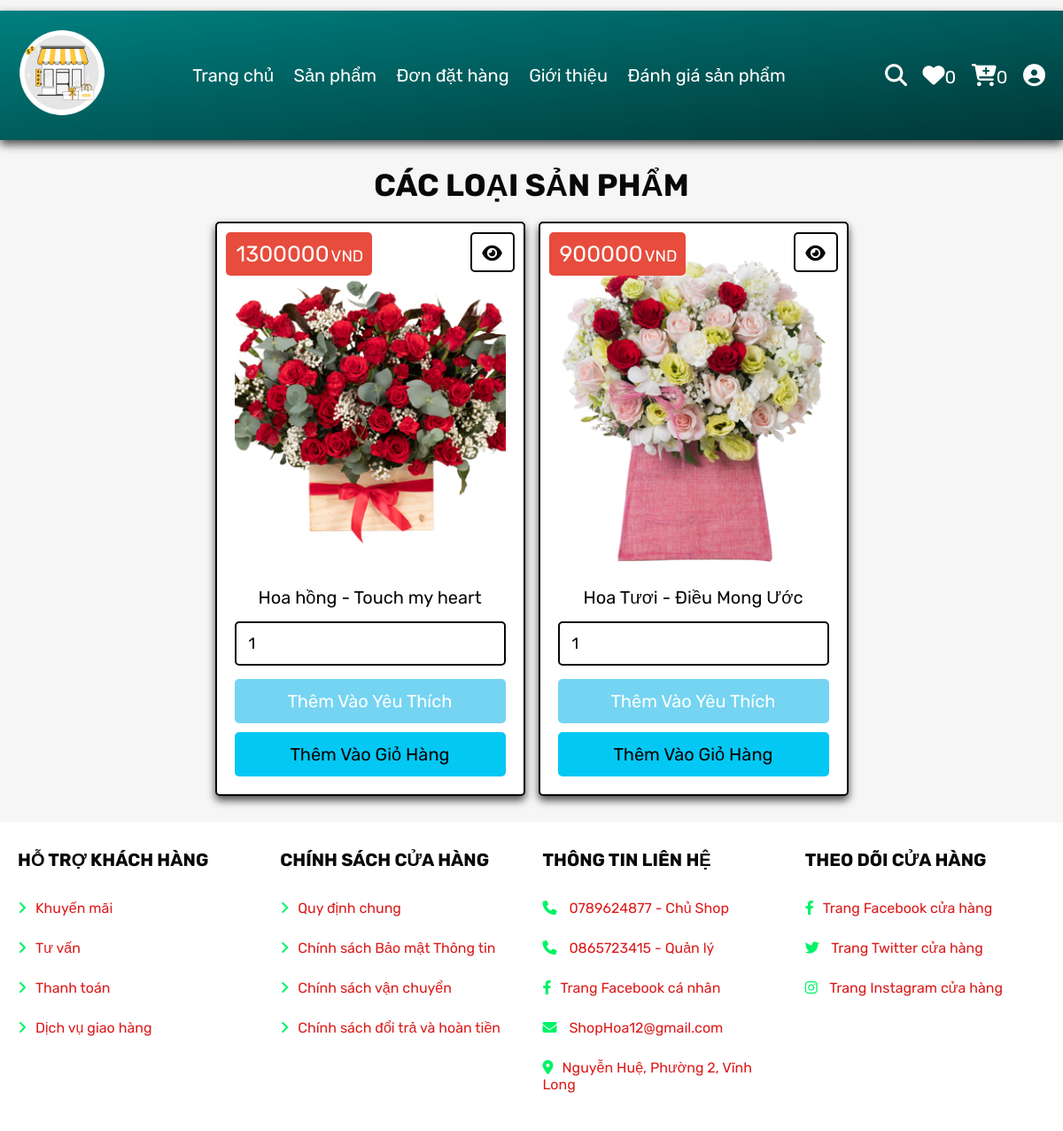
Page /category.php?category=Hoatuoi (signed in) on the committed database.
### tables this page shows
CREATE TABLE `products` (
  `id` int(100) NOT NULL,
  `name` varchar(100) NOT NULL,
  `category` varchar(20) NOT NULL,
  `details` varchar(500) NOT NULL,
  `price` int(255) NOT NULL,
  `quantity` int(11) NOT NULL,
  `image` varchar(100) NOT NULL
);

### category.php (the view, shortened to what this page needs)
<?php
@include 'config.php';
?>
<!DOCTYPE html>
<html lang="en">
<head>
   <link rel="stylesheet" href="https://cdnjs.cloudflare.com/ajax/libs/font-awesome/6.1.1/css/all.min.css">
   <link rel="stylesheet" href="css/style.css">
</head>
<body>
<?php include 'header.php'; ?>
<section class="products">
   <h1 class="title">các loại sản phẩm</h1>
   <div class="box-container">
   <?php
      $category_name = $_GET['category'];
      $select_products = $conn->prepare("SELECT * FROM `products` WHERE category = ?");
      $select_products->execute([$category_name]);
      if($select_products->rowCount() > 0){
         while($fetch_products = $select_products->fetch(PDO::FETCH_ASSOC)){
   ?>
   <form action="" class="box" method="POST">
      <div class="price"><span><?= $fetch_products['price']; ?></span>VND</div>
      <a href="view_page.php?pid=<?= $fetch_products['id']; ?>" class="fas fa-eye"></a>
      <img src="uploaded_img/<?= $fetch_products['image']; ?>" alt="">
      <div class="name"><?= $fetch_products['name']; ?></div>
      <input type="number" min="1" value="1" name="p_qty" class="qty">
      <input type="submit" value="Thêm vào yêu thích" class="option-btn" name="add_to_wishlist">
      <input type="submit" value="Thêm vào giỏ hàng" class="btn" name="add_to_cart">
   </form>
   <?php
         }
      }else{
         echo '<p class="empty">Sản phẩm không có sẵn</p>';
      }
   ?>
   </div>
</section>
<?php include 'footer.php'; ?>
</body>
</html>

### css/style.css (style rules this page uses)
.products .box-container { display: grid; grid-template-columns: repeat(auto-fit, 35rem); gap: 1.5rem; justify-content: center; align-items: flex-start; }
.products .box-container .box { padding: 2rem; text-align: center; border: var(--border); background-color: var(--white); box-shadow: var(--box-shadow); border-radius: 0.5rem; position: relative; }
.products .box-container .box .price { position: absolute; top: 1rem; left: 1rem; padding: 1rem; border-radius: 0.5rem; background-color: var(--red); font-size: 1.8rem; color: var(--white); }
.products .box-container .box .price span { font-size: 2.5rem; color: var(--white); margin: 0 0.2rem; }
.products .box-container .box .fa-eye { position: absolute; top: 1rem; right: 1rem; border-radius: 0.5rem; height: 4.5rem; line-height: 4.3rem; width: 5rem; border: var(--border); color: var(--black); font-size: 2rem; background-color: var(--white); }
.products .box-container .box img { width: 100%; margin-bottom: 1rem; }
.products .box-container .box .name { font-size: 2rem; color: var(--black); padding: 1rem 0; }
.products .box-container .box .qty { margin: 0.5rem 0; border-radius: 0.5rem; padding: 1.2rem 1.4rem; font-size: 1.8rem; color: var(--black); border: var(--border); width: 100%; }

### css/components.css (style rules this page uses)
:root { --green: #00f365; --orange: #74d4f2; --red: #e74c3c; --black: #080808; --blue: #3124e6; --light-color: #dc1b1b; --white: #fff; --light-bg: #f6f6f6; --border: 0.2rem solid var(--black); --box-shadow: 0 0.5rem 1rem rgba(0, 0, 0, 0.7); }
* { font-family: "Rubik", sans-serif; margin: 0; padding: 0; box-sizing: border-box; outline: none; border: none; text-decoration: none; color: var(--black); }
body { background-color: var(--light-bg); }
html { font-size: 62.5%; overflow-x: hidden; scroll-behavior: smooth; scroll-padding-top: 6.5rem; }
section { padding: 3rem 2rem; max-width: 1200px; margin: 0 auto; }
.btn, .delete-btn, .option-btn { display: block; width: 100%; margin-top: 1rem; border-radius: 0.5rem; color: var(--white); font-size: 2rem; padding: 1.3rem 3rem; text-transform: capitalize; cursor: pointer; text-align: center; }
.btn { background-color: rgb(4, 200, 244); color: rgb(4, 4, 4); }
.option-btn { background-color: var(--orange); }
.title { text-align: center; margin-bottom: 2rem; text-transform: uppercase; color: var(--black); font-size: 3.5rem; }

### rows in the picture
products: price "1300000", image (picture), name "Hoa hồng - Touch my heart"
products: price "900000", image (picture), name "Hoa Tươi - Điều Mong Ước"

### other values in the picture
$count_wishlist_items->rowCount() "0"
$count_cart_items->rowCount() "0"
